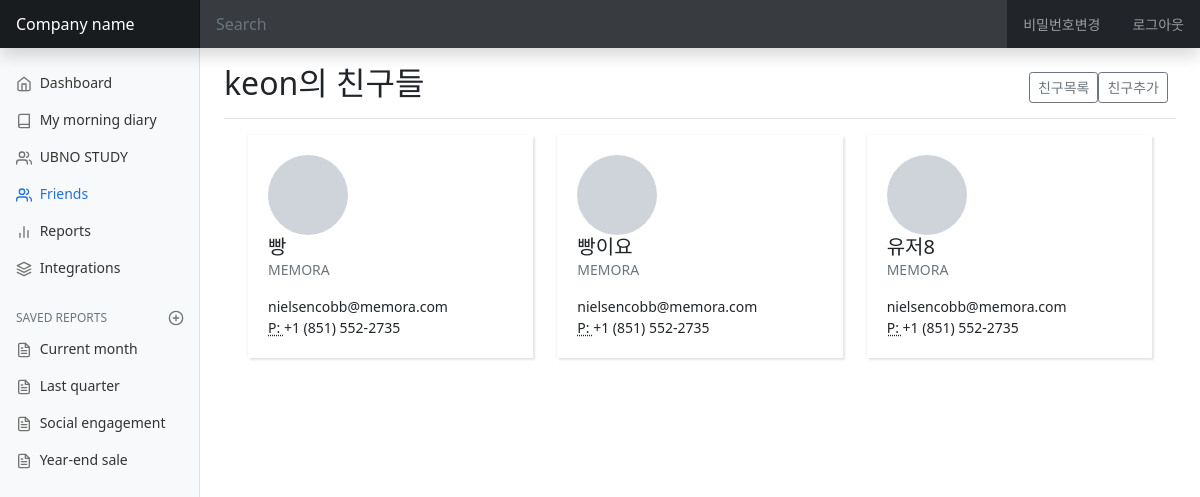
The page /friends/keon/ (signed in) on the database its author committed.
### diary/models.py (models this page shows, shortened)
class User(AbstractUser):
    nickname = models.CharField(
        max_length=15,
        unique=True,
        null=True,
        validators=[validate_no_special_characters],
        error_messages={'unique': '이미 사용중인 닉네임입니다.'},
    )
    friends = models.ManyToManyField('self', blank=True)

### diary/views.py (the view)
# urls.py: path('friends/<str:username>/', views.friends, name='friends'),
def friends(request, username):
    friend_list = User.objects.get(username = username).friends.all()
    context = {
        "friend_list": friend_list
    }
    return render(request, 'friends/friends.html', context=context)

### diary/templates/friends/friends.html
{% extends 'base.html' %}
{% load static %}
{% block css %}
<link href={% static 'friends/css/friends.css' %} rel="stylesheet">
{% endblock css %}
{% block main_area %}
<main class="col-md-9 ms-sm-auto col-lg-10 px-md-4">
	<div class="d-flex justify-content-between flex-wrap flex-md-nowrap align-items-center pt-3 pb-2 mb-3 border-bottom">
		<h1 class="h2">{{ user.username }}의 친구들</h1>
		<div class="btn-toolbar mb-2 mb-md-0">
			<div class="btn-group me-2">
				<a href="{% url 'friends' user.username %}"><button type="button" class="btn btn-sm btn-outline-secondary">친구목록</button></a>
				<a href="{% url 'add-friends' user.username %}"><button type="button" class="btn btn-sm btn-outline-secondary">친구추가</button></a>
			</div>
		</div>
	</div>
	<div class="container">
		<div class="row">
		{% for friend in friend_list %}
			<div class="col-md-6 col-xl-4">
				<div class="card">
					<div class="card-body">
						<div class="media align-items-center"><span style="background-image: url(https://bootdey.com/img/Content/avatar/avatar6.png)" class="avatar avatar-xl mr-3"></span>
							<div class="media-body overflow-hidden">
								<h5 class="card-text mb-0">{{friend.nickname}}</h5>
								<p class="card-text text-uppercase text-muted">Memora</p>
								<p class="card-text">
									nielsencobb@memora.com<br><abbr title="Phone">P:  </abbr>+1 (851) 552-2735
								</p>
							</div>
						</div><a href="#" class="tile-link"></a>
					</div>
				</div>
			</div>
		{% endfor %}
		</div>
	</div>
</main>
{% endblock main_area %}

### diary/static/diary/css/dashboard.css (style rules this page uses)
body { font-size: .875rem; }

### diary/static/friends/css/friends.css (style rules this page uses)
.avatar.avatar-xl { width: 5rem; height: 5rem; }
.avatar { width: 2rem; height: 2rem; line-height: 2rem; border-radius: 50%; display: inline-block; background: #ced4da no-repeat center/cover; position: relative; text-align: center; color: #868e96; font-weight: 600; vertical-align: bottom; }
.card { background-color: #fff; border: 0 solid #eee; border-radius: 0; }
.card { margin-bottom: 30px; -webkit-box-shadow: 2px 2px 2px rgba(0,0,0,0.1), -1px 0 2px rgba(0,0,0,0.05); box-shadow: 2px 2px 2px rgba(0,0,0,0.1), -1px 0 2px rgba(0,0,0,0.05); }
.card-body { padding: 1.25rem; }
.tile-link { position: absolute; cursor: pointer; width: 100%; height: 100%; left: 0; top: 0; z-index: 30; }

### rows shown on the page
User: username "keon", nickname "빵"
User: nickname "빵이요"
User: nickname "유저8"
